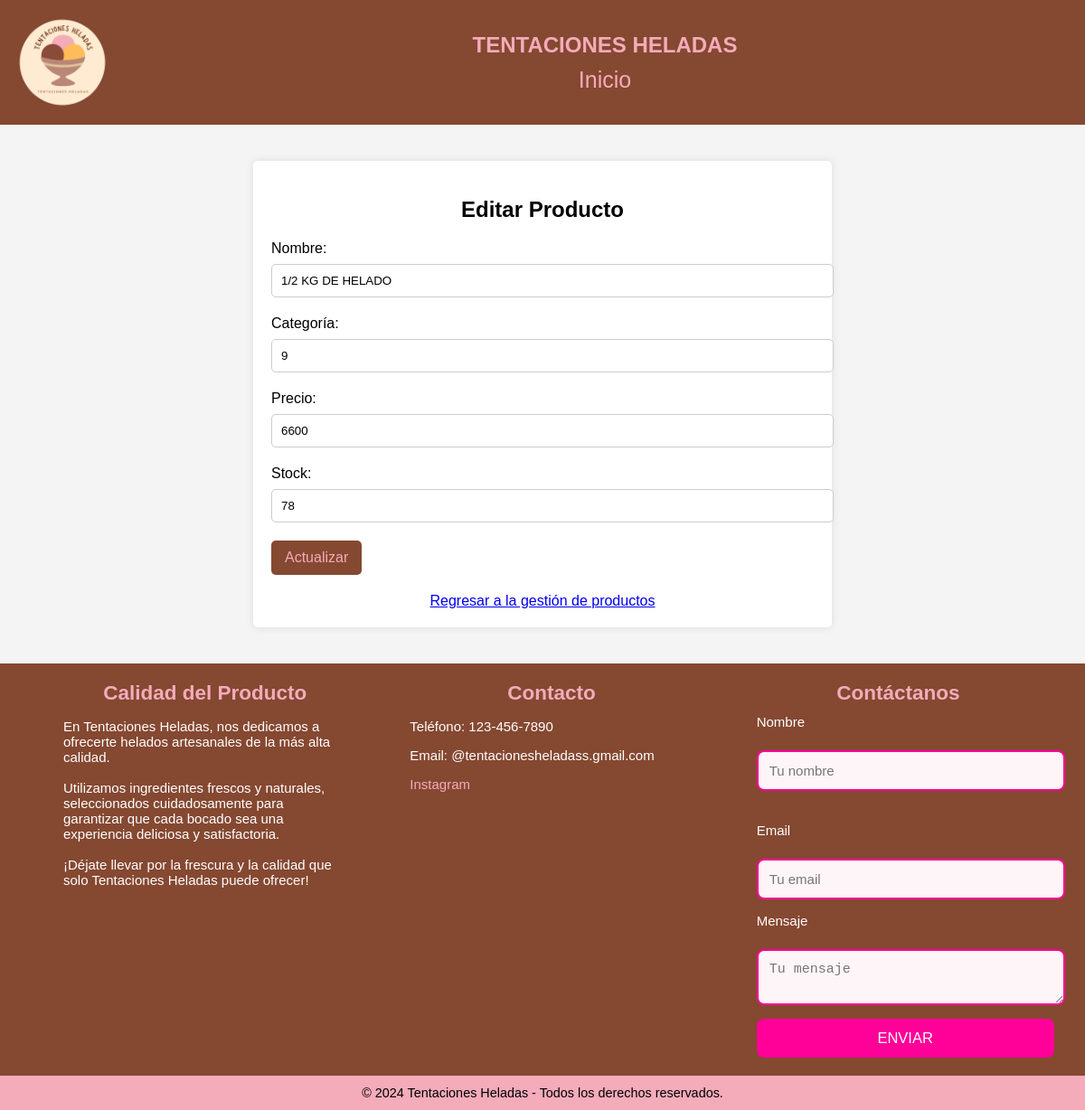
Page /admin/editar_producto.php?id=16 on the committed database.
### tables this page shows
CREATE TABLE `productos` (
  `ID` int(255) NOT NULL,
  `nombre` varchar(255) NOT NULL,
  `categoria_id` int(11) DEFAULT NULL,
  `Precio` varchar(11) NOT NULL,
  `imagen` varchar(255) NOT NULL,
  `stock` varchar(255) NOT NULL
);

### admin/editar_producto.php (the view, shortened to what this page needs)
<?php
include('../db.php');
if (isset($_GET['id'])) {
    $id = $_GET['id'];
    $result = mysqli_query($conn, "SELECT * FROM productos WHERE ID = $id");
    $producto = mysqli_fetch_assoc($result);
} else {
    echo "ID de producto no proporcionado.";
    exit;
}
?>
<!DOCTYPE html>
<html lang="es">
<head>
</head>
<body>
<header>
        <div class="header-left">
            <img class="logo" src="../img/logo.png"   alt="logo">
            <div class="header-info">
                <h1>TENTACIONES HELADAS</h1>
                <div class="nav-links">
                    <div class="dropdown">
                        <a class="grande" href="index-admin.php">Inicio</a>
                    </div>
            </div>
            </div>
        </div>
    </header>
    <div class="form-container">
        <h2>Editar Producto</h2>
        <form action="editar_producto.php?id=<?php echo $id; ?>" method="POST">
            <label for="nombre">Nombre:</label>
            <input type="text" id="nombre" name="nombre" value="<?php echo htmlspecialchars($producto['nombre']); ?>" required>
            <label for="categoria_id">Categoría:</label>
            <input type="number" id="categoria_id" name="categoria_id" value="<?php echo htmlspecialchars($producto['categoria_id']); ?>" required>
            <label for="precio">Precio:</label>
            <input type="text" id="precio" name="precio" value="<?php echo htmlspecialchars($producto['Precio']); ?>" required>
            <label for="stock">Stock:</label>
            <input type="number" id="stock" name="stock" value="<?php echo htmlspecialchars($producto['stock']); ?>" required>
            <input type="submit" value="Actualizar">
        </form>
        <a class="back-link" href="productos-admin.php">Regresar a la gestión de productos</a>
    </div>
    <footer class="pie-pagina">
    <div class="grupo-1">
        <div class="box">
            <h2>Calidad del Producto</h2>
            <p>En Tentaciones Heladas, nos dedicamos a ofrecerte helados artesanales de la más alta calidad. <br><br>
                Utilizamos ingredientes frescos y naturales, seleccionados cuidadosamente para garantizar que
                cada bocado sea una experiencia deliciosa y satisfactoria. <br> <br>¡Déjate llevar por la
                frescura y la calidad que solo Tentaciones Heladas puede ofrecer!</p>
        </div>
        <div class="box">
            <h2>Contacto</h2>
            <p>Teléfono: 123-456-7890</p>
            <p>Email: @tentacionesheladass.gmail.com</p>
            <a href="https://www.instagram.com/tentacionesheladass/?hl=es">Instagram</a>
        </div>
        <div class="box">
            <h2>Contáctanos</h2>
            <form action="guardar_contacto.php" method="POST" class="contact-form">
                <label for="nombre">Nombre </label>
                <input type="text" id="nombre" name="nombre" required placeholder="Tu nombre">
                <label for="email">Email </label>
                <input type="email" id="email" name="email" required placeholder="Tu email">
                <label for="mensaje">Mensaje </label>
                <textarea id="mensaje" name="mensaje" required placeholder="Tu mensaje"></textarea>
                <button type="submit">ENVIAR</button>
            </form>
        </div>
    </div>
    <div class="grupo-2">
        <small>&copy; 2024 Tentaciones Heladas - Todos los derechos reservados.</small>
    </div>
</footer>
</body>
</html>

### admin/editar_producto.php (style rules this page uses)
body { font-family: Arial, sans-serif; margin: 0; padding: 0; background-color: #f4f4f4; }
h2 { text-align: center; margin-top: 20px; }
.form-container { max-width: 600px; margin: 40px auto; padding: 20px; background-color: #ffffff; border-radius: 5px; box-shadow: 0 0 10px rgba(0, 0, 0, 0.1); }
label { display: block; margin-bottom: 8px; }
input[type="text"], input[type="number"] { width: 100%; padding: 10px; margin-bottom: 20px; border: 1px solid #ccc; border-radius: 5px; }
input[type="submit"] { background-color: #854831; color: #f4abba; border: none; padding: 10px 15px; border-radius: 5px; cursor: pointer; font-size: 16px; }
.back-link { display: block; text-align: center; margin-top: 20px; }
header { background-color: #854831; color: #f4abba; padding: 10px; display: flex; align-items: center; justify-content: space-between; flex-wrap: wrap; }
.header-left { display: flex; align-items: center; gap: 20px; flex: 1; }
.logo { max-width: 10%; }
.header-info h1 { margin: 0; font-size: 24px; }
.header-info { display: flex; flex-direction: column; align-items: center; text-align: center; width: 100%; }
.pie-pagina { background-color: #854831; padding: 0%; color: #FFFFFF; }
.grupo-1 { display: flex; justify-content: space-between; max-width: 1200px; margin: auto; padding-right: 50px; font-size:15px; }
.box { width: 30%; text-align: left; padding-left: 70px; }
.box h2 { font-size: 1.5em; color: #f4abba; margin-bottom: 10px; }
.box p, .box a { font-size: 1em; color: ##FFFFFF; }
.box a { text-decoration: none; color: #f4abba; }
.contact-form { display: flex; flex-direction: column; gap: 15px; }
.contact-form label { font-size: 1em; color: ##FFFFFF; }
.contact-form input, .contact-form textarea { width: 100%; padding: 12px; border: 2px solid #ff0099; border-radius: 8px; font-size: 1em; background-color: #fef5f9; color: #5d4037; }
.contact-form button { background-color: #ff0099; color: white; border: none; padding: 12px; border-radius: 8px; cursor: pointer; font-size: 1.1em; transition: background-color 0.3s ease; width: 105%; }
.grupo-2 { text-align: center; margin-top: 20px; background-color: #f4abba; color: black; padding: 10px 0; }
.grupo-2 small { font-size: 0.9em; }
.nav-links { display: flex; align-items: center; gap: 20px; margin-top: 10px; }
.nav-links a { color: #f4abba; text-decoration: none; padding: 5px; }
.grande { font-size:25px; }

### rows in the picture
productos: nombre "1/2 KG DE HELADO", categoria_id "9", precio "6600", stock "78"
